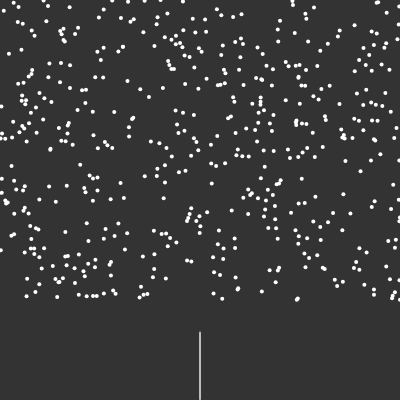
Frame 1 (no input)
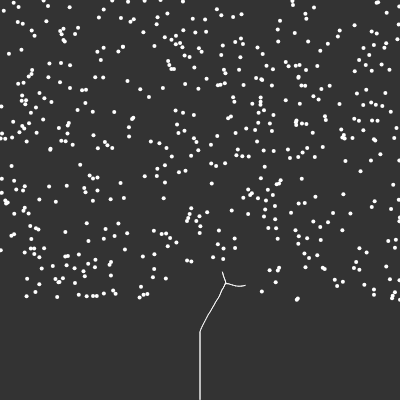
Frame 60 (no input)
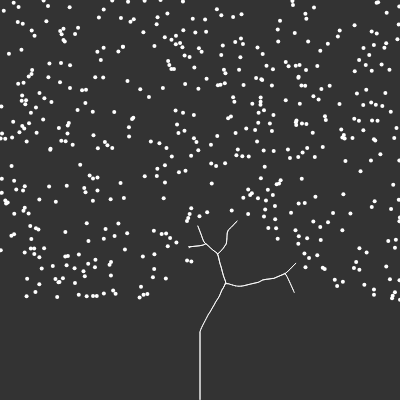
Frame 120 (the mouse pressed at the canvas centre since frame 60)

The p5.js sketch that drew these frames (run headless with seeded random() and noise() and a simulated clock; from frame 60 on, the mouse is pressed at the canvas centre):

// p5.js sketch
// ── sketch.js
var tree;
var max_dist = 40;
var min_dist = 10;

function setup() {
    createCanvas(400, 400);
    tree = new Tree();
}

function draw() {
    background(51);
    tree.show();
    tree.grow();
}
// ── branch.js
function Branch(parent, pos, dir) {
    this.parent = parent;
    this.pos = pos
    this.dir = dir;
    this.origDir = this.dir.copy();
    this.count = 0;

    this.reset = function () {
        this.dir = this.origDir.copy();
        this.count = 0;
    }

    this.next = function () {
        var nextPos = p5.Vector.add(this.pos, this.dir);
        var nextBranch = new Branch(this, nextPos, this.dir.copy());
        return nextBranch;
    }
    this.show = function () {
        if (parent != null) {
            stroke(255)
            line(this.pos.x, this.pos.y, this.parent.pos.x, this.parent.pos.y);
        }
    }

}
// ── leaf.js
function Leaf() {
    this.pos = createVector(random(width), random(height - 100));
    this.reached = false;

    this.show = function () {
        fill(255);
        noStroke();
        ellipse(this.pos.x, this.pos.y, 4, 4)
    }
}
// ── tree.js
function Tree() {
    this.leaves = [];
    this.branches = [];

    for (var i = 0; i < 500; i++) {
        this.leaves.push(new Leaf());
    }

    var pos = createVector(width / 2, height);
    var dir = createVector(0, -1);
    var root = new Branch(null, pos, dir);

    this.branches.push(root);

    var current = root;

    var found = false;

    while (!found) {
        for (let i = 0; i < this.leaves.length; i++) {
            var d = p5.Vector.dist(current.pos, this.leaves[i].pos);
            if (d < max_dist) {
                found = true;
            }

        }
        if (!found) {
            var branch = current.next();
            current = branch;
            this.branches.push(current);
        }

    }

    this.grow = function () {
        for (var i = 0; i < this.leaves.length; i++) {
            var leaf = this.leaves[i];
            var closestBranch = null;
            var record = 100000;

            for (var j = 0; j < this.branches.length; j++) {
                var branch = this.branches[j];
                var d = p5.Vector.dist(leaf.pos, branch.pos);
                if (d < min_dist) {
                    leaf.reached = true;
                    closestBranch = null;
                    break;
                } else if (d > max_dist) {

                } else if (closestBranch == null || d < record) {
                    closestBranch = branch;
                    record = d;
                }

            }
            if (closestBranch != null) {
                var newDir = p5.Vector.sub(leaf.pos, closestBranch.pos);
                newDir.normalize();
                closestBranch.dir.add(newDir);
                closestBranch.count++;
            }
        }

        for (var i = this.leaves.length - 1; i >= 0; i--) {
            if (this.leaves[i].reached) {
                this.leaves.splice(i, 1);
            }
        }

        for (var i = this.branches.length - 1; i >= 0; i--) {
            var branch = this.branches[i];
            if (branch.count > 0) {
                branch.dir.div(branch.count);
                var newPos = p5.Vector.add(branch.pos, branch.dir);
                var newBranch = new Branch(branch, newPos, branch.dir.copy());
                this.branches.push(newBranch);


            }
            branch.reset();
        }
    }

    this.show = function () {
        for (let i = 0; i < this.leaves.length; i++) {
            this.leaves[i].show();

        }

        for (var i = 0; i < this.branches.length; i++) {
            this.branches[i].show();
        }
    }
}
